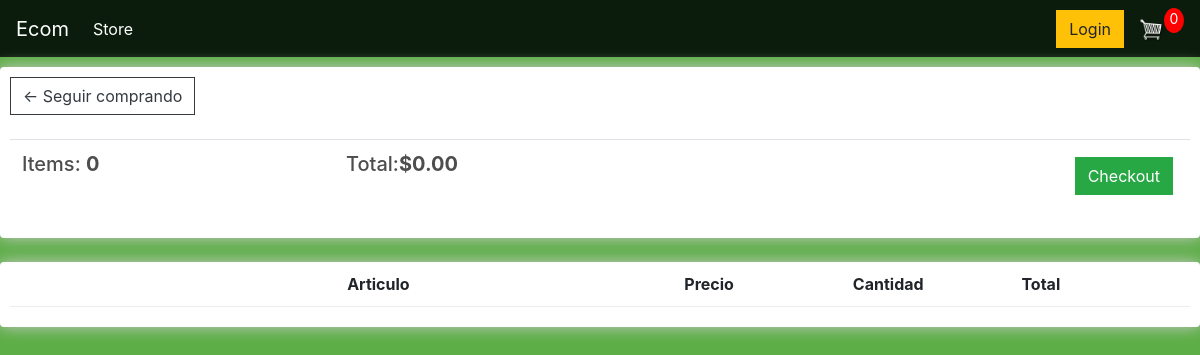
The page /cart/ (signed in) on the database as committed earlier.
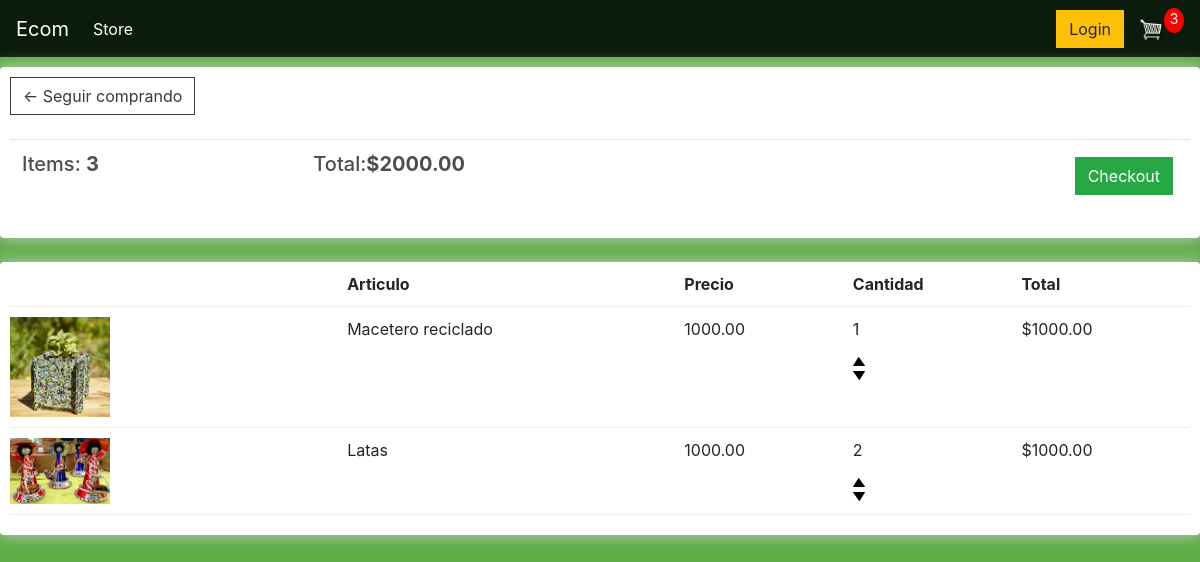
The same page on the database as committed later.
### store/models.py (models this page shows, shortened)
class Order(models.Model):
    customer         =  models.ForeignKey      (Customer, on_delete=models.SET_NULL, blank=True, null=True)
    date_orderd      =  models.DateTimeField   (auto_now_add=True)
    complete         =  models.BooleanField    (default=False, null=True, blank=False)
    transaction_id   =  models.CharField       (max_length=200, null=True)
    @property
    def get_cart_total(self):
        orderitems = self.orderitem_set.all()
        total = sum([item.get_total for item in orderitems])
        return total
    @property
    def get_cart_items(self):
        orderitems = self.orderitem_set.all()
        total = sum([item.qunatity for item in orderitems])
        return total

class OrderItem(models.Model):
    product          =  models.ForeignKey      (Product, on_delete=models.SET_NULL, blank=True, null=True)
    order            =  models.ForeignKey      (Order, on_delete=models.SET_NULL, blank=True, null=True)
    qunatity         =  models.IntegerField    (default=0, null=True, blank=True)
    date_added       =  models.DateTimeField   (auto_now_add=True)
    @property
    def get_total(self):
        total = self.product.price * self.qunatity
        return total

class Product(models.Model):
    name             =  models.CharField       (max_length=200, null=True)
    price            =  models.FloatField      ()
    digital          =  models.BooleanField    (default=False,null=True, blank=True)
    image            =  models.ImageField      (null=True, blank=True)
    @property
    def imageURL(self):
        try:
            url = self.image.url
        except:
            url = ''
        return url

### store/views.py (the view)
# urls.py: path('cart/', views.cart, name="cart"),
def cart(request):
	if request.user.is_authenticated:
		customer = request.user.customer
		order, created = Order.objects.get_or_create(customer=customer, complete=False)
		items = order.orderitem_set.all()
		cartItems = order.get_cart_items
	else:
		items = []
		order = {'get_cart_total':0, 'get_cart_items':0, 'shipping':False}
		cartItems = order['get_cart_items']
	context = {'items':items, 'order': order, 'cartItems':cartItems}
	return render(request, 'store/cart.html', context)

### store/templates/store/cart.html
{% extends 'store/main.html' %}
{% load static %}
{% block content %}
	<div class="row">
		<div class="col-lg-12">
			<div class="box-element">
				<a  class="btn btn-outline-dark" href="{% url 'store' %}">&#x2190; Seguir comprando</a>
				<br>
				<br>
				<table class="table">
					<tr>
						<th><h5>Items: <strong>{{order.get_cart_items}}</strong></h5></th>
						<th><h5>Total:<strong>${{order.get_cart_total|floatformat:2}}</strong></h5></th>
						<th>
							<a  style="float:right; margin:5px;" class="btn btn-success" href="{% url 'checkout' %}">Checkout</a>
						</th>
					</tr>
				</table>
			</div>
			<br>
			<div class="box-element">
				<div class="cart-row">
					<div style="flex:2"></div>
					<div style="flex:2"><strong>Articulo</strong></div>
					<div style="flex:1"><strong>Precio</strong></div>
					<div style="flex:1"><strong>Cantidad</strong></div>
					<div style="flex:1"><strong>Total</strong></div>
				</div>
				{% for item in items %}
				<div class="cart-row">
					<div style="flex:2"><img class="row-image" src="{{item.product.imageURL}}"></div>
					<div style="flex:2"><p>{{item.product.name}}</p></div>
					<div style="flex:1"><p>{{item.get_total|floatformat:2}}</p></div>
					<div style="flex:1">
						<p class="qunatity">{{item.qunatity}}</p>
						<div class="qunatity">
							<img data-product="{{item.product.id}}" data-action="add" class="chg-quantity update-cart" src="{% static  'images/arriba.png' %}">
							<img data-product="{{item.product.id}}" data-action="remove" class="chg-quantity update-cart" src="{% static  'images/abajo.png' %}">
						</div>
					</div>
					<div style="flex:1"><p>${{item.get_total|floatformat:2}}</p></div>
				</div>
				{% endfor %}
			</div>
		</div>
	</div>
{% endblock content %}

### store/templates/store/main.html (shortened to what this page needs)
<!DOCTYPE html>
{% load static %}
<html>
  <head>
    <link rel="stylesheet" href="https://stackpath.bootstrapcdn.com/bootstrap/4.4.1/css/bootstrap.min.css">
    <link rel="stylesheet" type="text/css" href="{% static 'css/main.css' %}">
  </head>
  <body>
    <nav class="navbar navbar-expand-lg navbar-dark bg-dark">
      <a class="navbar-brand" href="{% url 'store' %}">Ecom</a>
      <div class="collapse navbar-collapse" id="navbarSupportedContent">
        <ul class="navbar-nav mr-auto">
          <li class="nav-item active">
            <a class="nav-link" href="{% url 'store' %}">Store <span class="sr-only">(current)</span></a>
          </li>
        </ul>
        <div class="form-inline my-2 my-lg-0">
           <a href="#"class="btn btn-warning">Login</a>
           <a href="{% url 'cart' %}">
            <img  id="cart-icon" src="{% static 'images/cart.png' %}">
          </a>
          <p id="cart-total">{{cartItems}}</p>
        </div>
      </div>
    </nav>
    {% block content %}
    {% endblock content %}
  </body>
</html>

### static/css/main.css (style rules this page uses)
body { background-color: hsl(107, 42%, 48%); }
h1,h2,h3,h4,h5,h6 { color:hsl(0, 0%, 30%); }
.box-element { box-shadow:hsl(0, 0%, 80%) 0 0 16px; background-color: #fff; border-radius: 4px; padding: 10px; }
.bg-dark { background-color: #0b1c0c!important; }
#cart-icon { width:25px; display: inline-block; margin-left: 15px; }
#cart-total { display: block; text-align: center; color:#fff; background-color: red; width: 20px; height: 25px; border-radius: 50%; font-size: 14px; }
.col-lg-4, .col-lg-6, .col-lg-8, .col-lg-12 { margin-top: 10px; }
.btn { border-radius: 0; }
.row-image { width: 100px; }
.cart-row { display: flex; align-items: flex-stretch; padding-bottom: 10px; margin-bottom: 10px; border-bottom: 1px solid #ececec; }
.chg-quantity { width: 12px; cursor: pointer; display: block; margin-top: 5px; transition:.1s; }

Rows that differ between the two databases and show on the page:
removed Order: get_cart_items "0", get_cart_total "0.00"
added Order: get_cart_items "3", get_cart_total "2000.00"
added OrderItem: product.imageURL (picture), product.name "Macetero reciclado", get_total "1000.00", qunatity "1"
added OrderItem: product.imageURL (picture), product.name "Latas", get_total "1000.00", qunatity "2"
Other text that changed with them:
{{ cartItems }}: "0" → "3"
